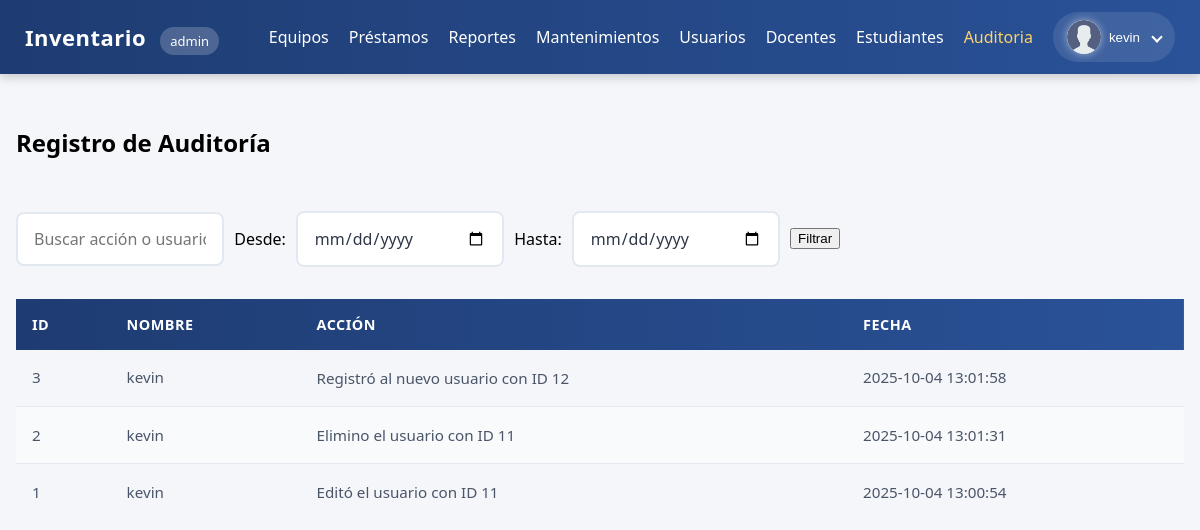
The app's page /public/auditoria.php (signed in), older data.
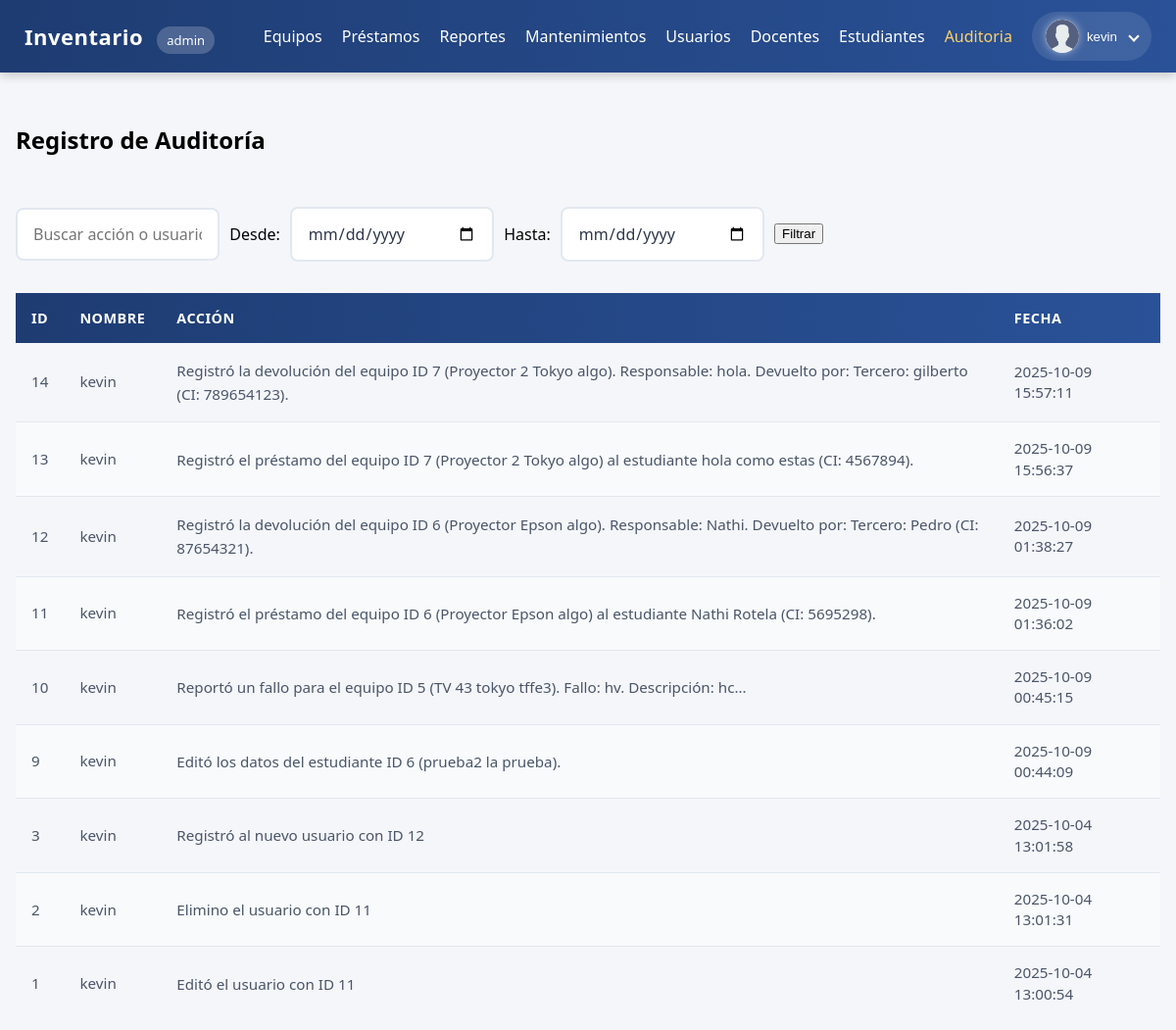
The same page, newer data.
### tables this page shows
CREATE TABLE `auditoria` (
  `id` int(11) NOT NULL,
  `usuario_id` int(11) NOT NULL,
  `accion` text NOT NULL,
  `ip_usuario` varchar(250) NOT NULL,
  `user_agent` varchar(250) NOT NULL,
  `fecha` datetime NOT NULL
);

CREATE TABLE `usuarios` (
  `id` int(11) NOT NULL,
  `ci` varchar(50) NOT NULL,
  `email` varchar(150) NOT NULL,
  `nombre` varchar(120) NOT NULL,
  `password_hash` varchar(255) NOT NULL,
  `role_id` int(11) NOT NULL,
  `creado_en` timestamp NOT NULL DEFAULT current_timestamp()
);

### init.php (called while the page is built, shortened)
<?php
function user()
{
  return $_SESSION['user'] ?? null;
}

### public/auditoria.php (the view, shortened to what this page needs)
<?php
require __DIR__ . '/../init.php';
$rol = user()['rol'];
$search = trim($_GET['q'] ?? '');
$fecha_inicio = trim($_GET['fecha_inicio'] ?? '');
$fecha_fin = trim($_GET['fecha_fin'] ?? '');
$params = [];
$types = '';
$where = '';
$sql = "SELECT a.id, a.accion, a.fecha, u.nombre
        FROM auditoria a
        JOIN usuarios u ON a.usuario_id = u.id
        " . $where . "
        ORDER BY a.fecha DESC
        LIMIT 100";
if (!empty($params)) {
    $stmt = $mysqli->prepare($sql);
    if ($stmt) {
        $stmt->bind_param($types, ...$params);
        $stmt->execute();
        $result = $stmt->get_result();
    } else {
        die("Error al preparar la consulta: " . $mysqli->error);
    }
} else {
    $result = $mysqli->query($sql);
}
?>
<!doctype html>
<html lang="es">
<head>
    <link rel="stylesheet" href="../css/auditoria.css">
</head>
<body>
    <?php include __DIR__ . '/navbar.php'; ?>
    <div class="container">
        <h2>Registro de Auditoría</h2>
        <div class="actions">
            <form method="get" style="display:inline-flex; align-items: center; gap: 10px;">
                <input type="text" name="q" placeholder="Buscar acción o usuario..." value="<?= htmlspecialchars($search) ?>">
                <label for="fecha_inicio">Desde:</label>
                <input type="date" id="fecha_inicio" name="fecha_inicio" value="<?= htmlspecialchars($fecha_inicio) ?>">
                <label for="fecha_fin">Hasta:</label>
                <input type="date" id="fecha_fin" name="fecha_fin" value="<?= htmlspecialchars($fecha_fin) ?>">
                <button type="submit">Filtrar</button>
            </form>
        </div>
        <table>
            <thead>
                <tr>
                    <th>ID</th>
                    <th>Nombre</th>
                    <th>Acción</th>
                    <th>Fecha</th>
                </tr>
            </thead>
            <?php while ($row = $result->fetch_assoc()): ?>
                <tr>
                    <td><?= htmlspecialchars($row['id']) ?></td>
                    <td><?= htmlspecialchars($row['nombre']) ?></td>
                    <td><?= htmlspecialchars($row['accion']) ?></td>
                    <td><?= htmlspecialchars($row['fecha']) ?></td>
                </tr>
            <?php endwhile; ?>
        </table>
    </div>
</body>
</html>

### public/navbar.php (shortened to what this page needs)
<?php
function isActive($currentPage, $targetPage)
{
    return basename($_SERVER['PHP_SELF']) === $targetPage ? 'active' : '';
}
$currentPage = basename($_SERVER['PHP_SELF']);
?>
<!DOCTYPE html>
<html lang="es">
<head>
</head>
<body>
    <nav class="navbar">
        <div class="nav-container">
            <div class="nav-brand">
                <a href="/inventario_uni/" class="brand-link">Inventario</a>
                <span class="badge"><?= htmlspecialchars($rol) ?></span>
            </div>
            <ul class="nav-menu" id="nav-menu">
                <li class="nav-item"><a href="/inventario_uni/public/equipos_index.php" class="nav-link <?= isActive($currentPage, 'equipos_index.php') ?>">Equipos</a></li>
                <li class="nav-item"><a href="/inventario_uni/public/prestamos_index.php" class="nav-link <?= isActive($currentPage, 'prestamos_index.php') ?>">Préstamos</a></li>
                <?php if ($rol === 'admin'): ?>
                    <li class="nav-item"><a href="/inventario_uni/public/reportes.php" class="nav-link <?= isActive($currentPage, 'reportes.php') ?>">Reportes</a></li>
                    <li class="nav-item"><a href="/inventario_uni/public/mantenimientos.php" class="nav-link <?= isActive($currentPage, 'mantenimientos.php') ?>">Mantenimientos</a></li>
                    <li class="nav-item"><a href="/inventario_uni/public/usuarios_index.php" class="nav-link <?= isActive($currentPage, 'usuarios_index.php') ?>">Usuarios</a></li>
                <?php endif; ?>
                <li class="nav-item"><a href="/inventario_uni/public/docentes_listar.php" class="nav-link <?= isActive($currentPage, 'docentes_listar.php') ?>">Docentes</a></li>
                <li class="nav-item"><a href="/inventario_uni/public/estudiantes_listar.php" class="nav-link <?= isActive($currentPage, 'estudiantes_listar.php') ?>">Estudiantes</a></li>
                <?php if ($rol === 'admin'): ?>
                    <li class="nav-item"><a href="/inventario_uni/public/auditoria.php" class="nav-link <?= isActive($currentPage, 'auditoria.php') ?>">Auditoria</a></li>
                <?php endif; ?>
                <li class="nav-item nav-user">
                    <div class="user-dropdown">
                        <button class="user-btn">
                            <img src="/inventario_uni/img/user-icon.png" alt="Usuario" class="user-icon">
                            <span><?= htmlspecialchars(user()['nombre']) ?></span>
                            <i class="arrow"></i>
                        </button>
                    </div>
                </li>
            </ul>
        </div>
    </nav>
</body>
</html>

### css/auditoria.css (style rules this page uses)
.container { max-width: 1200px; margin: 2rem auto; padding: 0 1rem; display: flex; flex-direction: column; gap: 2rem; }
table { width: 100%; border-collapse: collapse; font-size: 0.95rem; }
thead { background: linear-gradient(90deg, #1e3c72, #2a5298); }
th { color: white; padding: 1rem; text-align: left; font-weight: 600; font-size: 0.9rem; text-transform: uppercase; letter-spacing: 0.5px; white-space: nowrap; }
td { padding: 1rem; border-bottom: 1px solid #e2e8f0; color: #4a5568; vertical-align: middle; line-height: 1.4; }
tbody tr:nth-child(even) { background: #f8fafc; }
tbody tr:last-child td { border-bottom: none; }
input[type="text"], input[type="email"], input[type="password"], input[type="number"], input[type="date"], select { width: 100%; padding: 0.875rem 1rem; border: 2px solid #e2e8f0; border-radius: 8px; font-size: 1rem; transition: all 0.3s ease; background: #fff; color: #2d3748; font-family: inherit; }
td:nth-child(3) { line-height: 1.6; }

### public/navbar.php (style rules this page uses)
body { margin: 0; font-family: 'Segoe UI', Roboto, sans-serif; background-color: #f5f6fa; }
.navbar { background: linear-gradient(90deg, #1e3c72, #2a5298); color: #fff; padding: 12px 25px; display: flex; justify-content: center; box-shadow: 0 3px 10px rgba(0, 0, 0, 0.2); }
.nav-container { width: 100%; max-width: 1200px; display: flex; align-items: center; justify-content: space-between; }
.nav-brand a { color: #fff; text-decoration: none; font-size: 22px; font-weight: 600; letter-spacing: 0.5px; }
.badge { background: rgba(255, 255, 255, 0.2); color: #fff; padding: 5px 10px; border-radius: 20px; font-size: 13px; margin-left: 10px; }
.nav-menu { list-style: none; display: flex; align-items: center; gap: 20px; margin: 0; }
.nav-item a { text-decoration: none; color: #fff; font-weight: 500; transition: color 0.3s, transform 0.2s; }
.nav-item a:hover, .nav-item a.active { color: #ffd166; transform: scale(1.05); }
.nav-user { position: relative; }
.user-dropdown { position: relative; }
.user-btn { background: rgba(255, 255, 255, 0.1); border: none; border-radius: 25px; display: flex; align-items: center; gap: 8px; color: #fff; cursor: pointer; padding: 8px 14px; transition: background 0.3s; }
.user-icon { width: 34px; height: 34px; border-radius: 50%; background: radial-gradient(circle at top left, #ffffff, #cfd9ff); box-shadow: 0 0 8px rgba(255, 255, 255, 0.5); transition: transform 0.3s ease, box-shadow 0.3s ease; }
.arrow { border: solid #fff; border-width: 0 2px 2px 0; padding: 3px; transform: rotate(45deg); margin-left: 5px; }

Row changes from the older to the newer data that the page shows:
added auditoria: id "14", usuario.nombre "kevin", accion "Registró la devolución del equipo ID 7 (Proyector 2 Tokyo algo). Responsable: hola. Devuelto por: Tercero: gilberto (CI: 789654123).", fecha "2025-10-09 15:57:11"
added auditoria: id "13", usuario.nombre "kevin", accion "Registró el préstamo del equipo ID 7 (Proyector 2 Tokyo algo) al estudiante hola como estas (CI: 4567894).", fecha "2025-10-09 15:56:37"
added auditoria: id "12", usuario.nombre "kevin", accion "Registró la devolución del equipo ID 6 (Proyector Epson algo). Responsable: Nathi. Devuelto por: Tercero: Pedro (CI: 87654321).", fecha "2025-10-09 01:38:27"
added auditoria: id "11", usuario.nombre "kevin", accion "Registró el préstamo del equipo ID 6 (Proyector Epson algo) al estudiante Nathi Rotela (CI: 5695298).", fecha "2025-10-09 01:36:02"
added auditoria: id "10", usuario.nombre "kevin", accion "Reportó un fallo para el equipo ID 5 (TV 43 tokyo tffe3). Fallo: hv. Descripción: hc...", fecha "2025-10-09 00:45:15"
added auditoria: id "9", usuario.nombre "kevin", accion "Editó los datos del estudiante ID 6 (prueba2 la prueba).", fecha "2025-10-09 00:44:09"
